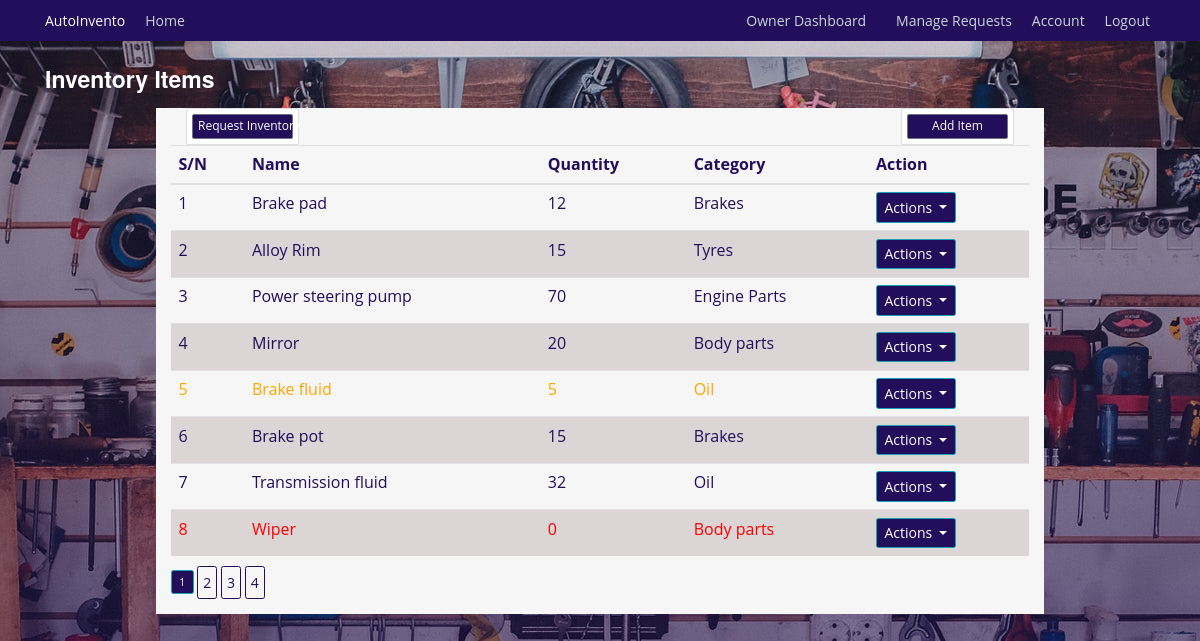
/inventory/view (signed in), run on an earlier commit of the app's database.
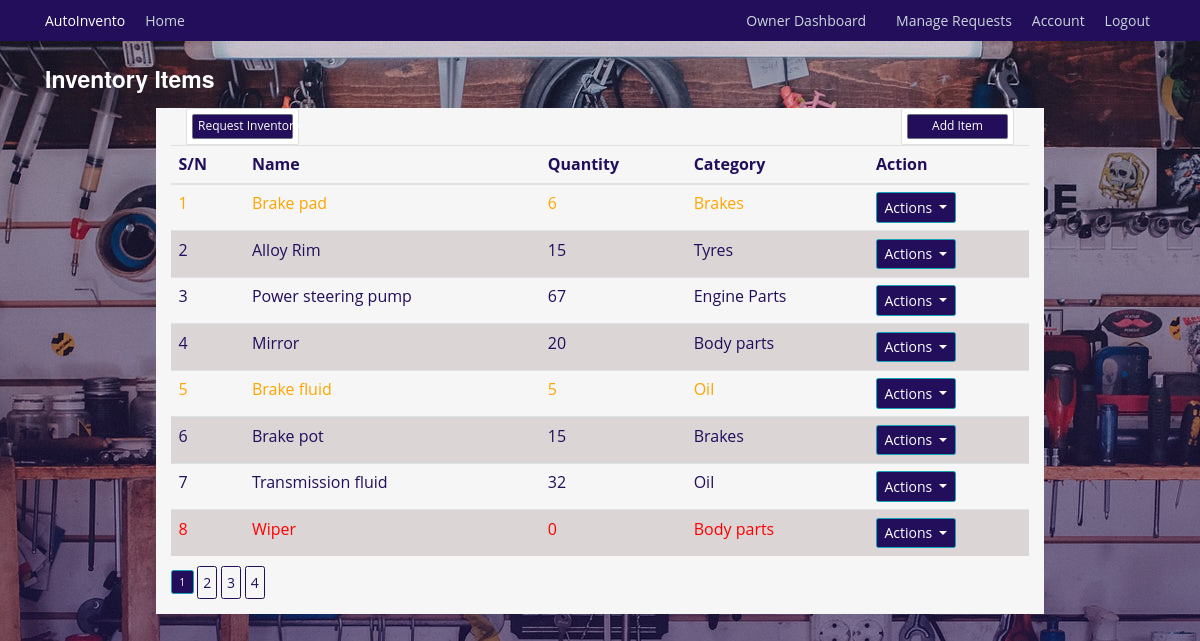
And on a later commit of the database.
### autoinvento/models.py (models this page shows, shortened)
class InventoryItem(db.Model):
    id = db.Column(db.Integer, primary_key=True)
    name = db.Column(db.String(128), unique=True, nullable=False, index=True)
    quantity = db.Column(db.Integer, nullable=False)
    category = db.Column(db.String(50), nullable=False)
    low_stock_threshold = db.Column(db.Integer, default=10)
    date_added = db.Column(db.DateTime, default=datetime.utcnow)
    supplier_id = db.Column(db.Integer, db.ForeignKey('supplier.id'))
    supplier = db.relationship('Supplier', back_populates='items')
    usage_logs = db.relationship('UsageLog', back_populates='items', cascade='all, delete-orphan')
    notifications = db.relationship('Notification', back_populates='items', cascade='all, delete-orphan')
    requests = db.relationship('InventoryRequest', back_populates='requested_item')

### autoinvento/inventory/routes.py (the view)
@inventory.route('/inventory/view', methods=['GET', 'POST'])
@login_required
def view_inventories():
    page = request.args.get('page', 1, type=int)
    inventories = InventoryItem.query.paginate(page=page, per_page=8)
    return render_template('view_inventories.html', title='Inventories', inventories=inventories)

### autoinvento/models.py (called while the page is built)
@login_manager.user_loader
def load_user(mechanic_id):
    return Mechanics.query.get(int(mechanic_id))

### autoinvento/templates/view_inventories.html (shortened to what this page needs)
{% extends "base.html" %} {% block content %}
<div class="inventory">
  <h3 class="mt-4" style="color: white">Inventory Items</h3>
  <div class="container mt-2 background mt-4">
    <div class="col-md-2 float-left">
      <div class="card p-2">
        <a
          class="btn btn-sm btn-secondary"
          href="{{ url_for('users.submit_request') }}"
          >Request Inventory</a
        >
      </div>
    </div>
    <div class="col-md-2 float-right">
      <div class="card p-2">
        <a
          class="btn btn-sm btn-secondary"
          href="{{ url_for('inventory.add_inventory') }}"
          >Add Item</a
        >
      </div>
    </div>
    <div class="table-responsive">
      <table class="table">
        <thead>
          <tr>
            <th>S/N</th>
            <th>Name</th>
            <th>Quantity</th>
            <th>Category</th>
            <th>Action</th>
          </tr>
        </thead>
        <tbody>
          {% for inventory in inventories %} {% if inventory.quantity > 0 and
          inventory.quantity <= 10 %}
          <tr style="color: orange">
            {% elif inventory.quantity == 0 %}
          <tr style="color: red">
            {% else %}
          <tr style="color: #220e5b">
            {% endif %}
            <td>{{ inventory.id }}</td>
            <td>{{ inventory.name }}</td>
            <td>{{ inventory.quantity }}</td>
            <td>{{ inventory.category }}</td>
            <td>
              <div class="dropdown">
                <button
                  class="btn btn-info dropdown-toggle"
                  type="button"
                  data-bs-toggle="dropdown"
                  aria-expanded="false"
                >
                  Actions
                </button>
              </div>
            </td>
          </tr>
          {% endfor %}
        </tbody>
      </table>
    </div>
    {% for page_num in inventories.iter_pages(left_edge=1, right_edge=1,
    left_current=1, right_current=2) %} {% if page_num %} {% if inventories.page
    == page_num %}
    <a
      class="btn btn-info mb-4"
      href="{{ url_for('inventory.view_inventories', page=page_num) }}"
      >{{ page_num }}</a
    >
    {% else %}
    <a
      class="btn btn-outline-info mb-4"
      href="{{ url_for('inventory.view_inventories', page=page_num) }}"
      >{{ page_num }}</a
    >
    {% endif %} {% else %} . . . {% endif %} {% endfor %}
  </div>
  {% endblock content %}

What changed in the data, as far as the page shows it:
changed InventoryItem "Brake pad": quantity "12" → "6"
changed InventoryItem "Power steering pump": quantity "70" → "67"
